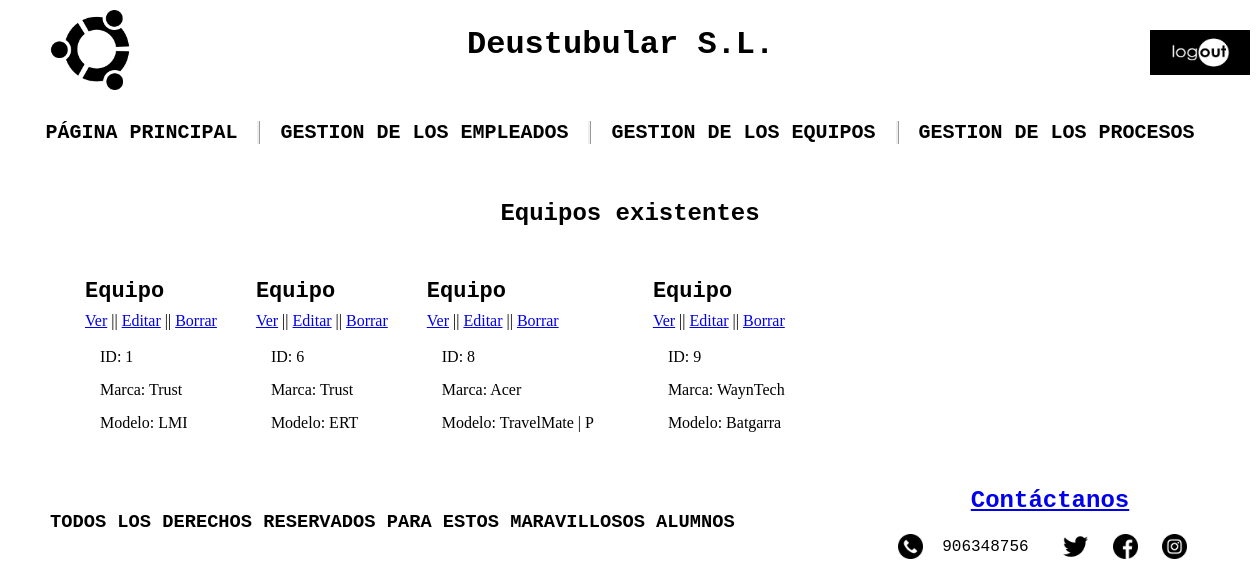
Before: /appProduccion/produccion/equipos/ with the older database file.
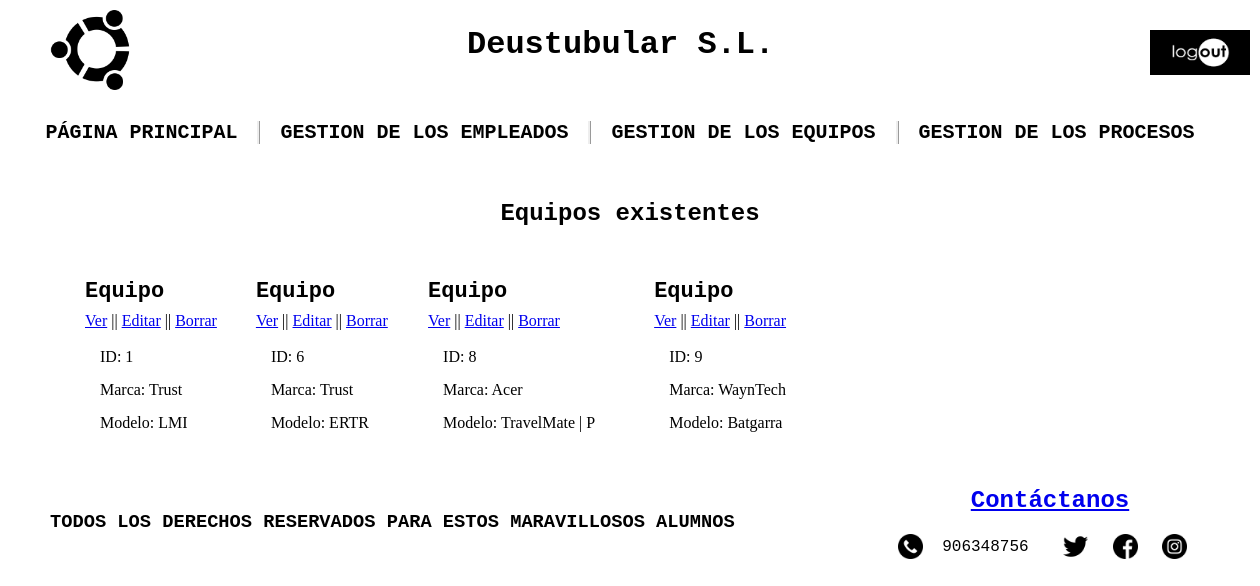
After: the same page with the newer database file.
### appProduccion/models.py (models this page shows, shortened)
class Equipo(models.Model):
    modelo = models.CharField(max_length=100)
    marca = models.CharField(max_length=100)
    categoria = models.CharField(max_length=100)
    fecha_adquisicion = models.DateField(default="01/01/1990")
    fecha_instalacion = models.DateField(default="01/01/1990")

### appProduccion/views.py (the view)
# urls.py: path('produccion/equipos/', views.EquipoListView.as_view(), name='equipo_list'),
class EquipoListView(ListView):
    model = Equipo
    template_name = 'equipo_list.html'
    queryset = Equipo.objects.order_by('id')
    def get_context_data(self, **kwargs):
        context = super(EquipoListView, self).get_context_data(**kwargs)
        context['titulo_pagina'] = 'Equipos existentes'
        return context

### appProduccion/Templates/equipo_list.html
{% extends "base.html" %}
{% block contenido %}
<ul class="lista">
    {% for eq in equipo_list %}
    <li>
        <p class="mar-inferior p-lista">Equipo</p>
        <div class="mar-inferior">
            <a href="{% url 'equipo_detail' eq.id %}">Ver</a> ||
            <a href="{% url 'equipo_edit' eq.id %}">Editar</a> ||
            <a href="{% url 'equipo_delete' eq.id %}">Borrar</a>
        </div>
        <ul class="listas">
            <li>ID: {{ eq.id }}</li><br>
            <li>Marca: {{ eq.marca }}</li><br>
            <li>Modelo: {{ eq.modelo }}</li>
        </ul>
    </li>
    {% endfor %}
</ul>
{% endblock %}

### appProduccion/Templates/base.html (shortened to what this page needs)
{% load static %}
<!DOCTYPE html>
<html lang="en">
<head>
    <link rel="stylesheet" href="{% static 'css/style.css' %}">
</head>
<body>
    <header class="antifloat">
        <div class="header-izq">
            <a href="{% url 'principal' %}"><img id="Logo" src="{% static 'imagenes/logo.png' %}" alt="LOGO"></a>
        </div>
        <div class="header-der">
            <h1>Deustubular S.L.</h1>
            <a href="{% url 'logout' %}" ><img id="Log_out" src="{% static 'imagenes/logout.png' %}" alt="LOGOUT"></a>
        </div>
    </header>
    <nav>
        <h2 id="PP"><a href="{% url 'principal' %}" class="enlaces_internos" style="text-decoration:none;">PÁGINA PRINCIPAL</a></h2>
        <h2 id="gestion_empleados">GESTION DE LOS EMPLEADOS
        </h2>
        <h2 id="gestion_equipos">GESTION DE LOS EQUIPOS
        </h2>
        <h2 id="gestion_procesos">GESTION DE LOS PROCESOS
        </h2>
    </nav>
    <main class="antifloat">
    <h2 class="centrar">{{ titulo_pagina }}</h2>
    {% block contenido %}
    {% endblock %}
    </main>
</body>
<footer>
    <div class="footer-izq">
        <h3 class="h3_footer">TODOS LOS DERECHOS RESERVADOS PARA ESTOS MARAVILLOSOS ALUMNOS</h3>
    </div>
    <div class="footer-der">
        <div id="Contactos">
            <a href="{%  url 'novedades_create' %}"><h2>Contáctanos</h2></a>
            <img id="Telefono" src="{% static 'imagenes/telefono.png' %}" alt="TELEFONO">
            <label for="Telefono">906348756</label>
            <a href="https://twitter.com/?lang=es"><img id="Twitter" src="{% static 'imagenes/twitter.png' %}" alt="TWITTER"></a>
            <a href="https://es-es.facebook.com/"><img class="Face_ins" src="{% static 'imagenes/facebook.png' %}" alt="FACEBOOK"></a>
            <a href="https://www.instagram.com/?hl=es"><img class="Face_ins" src="{% static 'imagenes/instagram.png' %}" alt="INSTAGRAM"></a>
        </div>
    </div>
</footer>
</html>

### appProduccion/static/css/style.css (style rules this page uses)
* { background-size: 100%; box-sizing: border-box; }
body { background-image: url(../imagenes/fondo.jpg); margin: 0 auto; width: 1200px; }
nav { display: flex; font-family: 'Courier New', Courier, monospace; justify-content: center; margin-bottom:20px; }
header { border-bottom: 4px solid white; font-family: 'Courier New', Courier, monospace; width: 1200px; }
h3 { font-family: 'Courier New', Courier, monospace; }
footer { border-top: 4px solid white; font-family: 'Courier New', Courier, monospace; width: 1200px; }
h2 { font-family: 'Courier New', Courier, monospace; }
main { width: 100%; }
#PP { border-right: ridge; font-size: 20px; padding-right: 20px; }
#gestion_empleados { border-right: ridge; font-size: 20px; padding-left: 20px; padding-right: 20px; }
#gestion_equipos { border-right: ridge; box-sizing: border-box; font-size: 20px; padding-left: 20px; padding-right: 20px; }
#gestion_procesos { font-size: 20px; padding-left: 20px; padding-right: 20px; }
#Twitter { height:25px; margin-left: 25px; margin-right: 15px; vertical-align: middle; width:25px; }
#Contactos { color: black; padding-bottom: 10px; text-align: center; }
#Telefono { height:25px; margin-right: 10px; vertical-align: middle; width:25px; }
#Log_out { height:45px; width:100px; position: absolute; left: 1150px; top:30px; cursor: pointer; }
#Logo { height:80px; width:80px; }
.h3_footer { font-family: 'Courier New', Courier, monospace; padding-top: 30px; }
.footer-izq { float: left; padding-left: 20px; width: 70% }
.footer-der { float: right; padding: 5px; width: 30% }
.centrar { text-align: center; }
.header-izq { float: left; padding: 10px 0px 5px 20px; width: 36% }
.header-der { float: right; padding: 5px; width: 64% }
.mar-inferior { margin-bottom: 8px; }
.listas { margin:0; padding:0; }
ul.lista li { display: inline-block; padding: 10px 20px 5px 15px; }
.p-lista { font-family: 'Courier New', Courier, monospace; font-weight: bold; font-size: 22px; }
.enlaces_internos { color:black; }
.antifloat { clear: both; content: ""; display: table; }
.Face_ins { height:25px; margin-right: 15px; vertical-align: middle; width:25px; }

Changed rows visible on the page:
changed Equipo id 6: modelo "ERT" → "ERTR"
